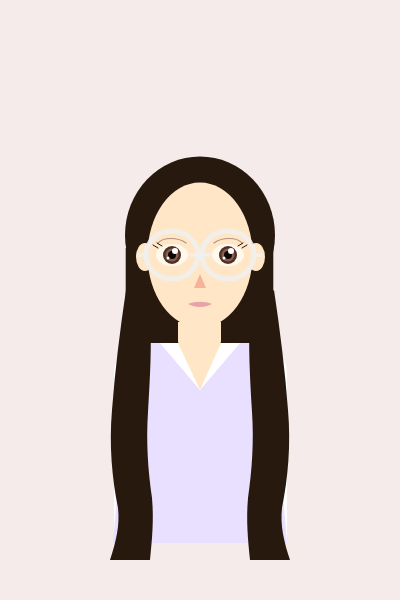
Frame 1 (no input)
Frame 2 (the mouse pressed at the canvas centre, redrawn once): identical to frame 1, image omitted

The p5.js sketch that drew this single still picture (run headless with seeded random() and noise() and a simulated clock; the mouse was pressed at the canvas centre and the sketch redrawn once):

// p5.js sketch
// ── sketch.js
// 과제 2 — 정적 캐릭터 일러스트
function setup() {
  createCanvas(400, 600);
  noLoop(); // 정적 작품
}
function draw() {
  background("#f5ebeb");
  noStroke();
  fill("#28190F");
  ellipse(200, 235, 150, 157);
  rect(125.7, 248, 55, 88, 0, 0, 0, 10);
  rect(218.3, 248, 55, 88, 0, 0, 10, 0);
  ellipse(200, 350, 160, 100);
  fill(255);
  rect(114, 343, 173, 200, 30, 30, 0, 0);
  fill("#e9e0ff");
  beginShape();
  vertex(130, 343);
  vertex(270, 343);
  vertex(287, 543);
  vertex(113, 543);
  endShape(CLOSE);
  fill(255);
  triangle(200, 390, 160, 343, 200, 343);
  triangle(200, 390, 240, 343, 200, 343);
  fill("#ffe6c7");
  rect(178, 322, 43, 29, 0, 0, 10, 10);
  fill("#ffe6c7");
  triangle(178, 343, 200, 390, 221, 343);
  fill("#ffe6c7");
  ellipse(200, 255, 105, 145);
  fill("#ffe6c7");
  ellipse(256, 257, 18, 28);
  ellipse(145, 257, 18, 28);
  let lEyeX = 172;
  let rEyeX = 228;
  let eyeY = 255;
  stroke("#B19580");
  strokeWeight(1.2);
  noFill();
  bezier(158, 243, 163, 237, 178, 237, 186, 243);
  bezier(242, 243, 237, 237, 222, 237, 214, 243);
  noStroke();
  fill("#FFF8ED");
  ellipse(lEyeX, eyeY, 32, 22);
  ellipse(rEyeX, eyeY, 32, 22);
  fill("#4D3128");
  ellipse(lEyeX, eyeY, 18, 18);
  ellipse(rEyeX, eyeY, 18, 18);
  fill("#8B5E4F");
  ellipse(lEyeX, eyeY, 13, 13);
  ellipse(rEyeX, eyeY, 13, 13);
  fill("#0D0705");
  ellipse(lEyeX, eyeY, 8, 8);
  ellipse(rEyeX, eyeY, 8, 8);
  fill(255);
  ellipse(lEyeX + 3, eyeY - 4, 6, 6);
  ellipse(rEyeX + 3, eyeY - 4, 6, 6);
  ellipse(lEyeX - 4, eyeY + 3, 3, 3);
  ellipse(rEyeX - 4, eyeY + 3, 3, 3);
  stroke("#28190F");
  strokeWeight(1);
  noFill();
  line(158, 248, 153, 245);
  line(162, 246, 157, 243);
  line(242, 248, 247, 245);
  line(238, 246, 243, 243);
  noStroke();
  fill("#F4B39A");
  triangle(200, 274, 194, 288, 206, 288);
  fill("#E8A2A8");
  beginShape();
  vertex(188, 304);
  bezierVertex(195, 301, 205, 301, 212, 304);
  bezierVertex(205, 308, 195, 308, 188, 304);
  endShape(CLOSE);
  stroke(240, 240, 240, 220);
  strokeWeight(5);
  noFill();
  ellipse(lEyeX, eyeY, 52, 48);
  ellipse(rEyeX, eyeY, 52, 48);
  strokeWeight(3.5);
  line(190, eyeY, 210, eyeY);
  line(146, eyeY, 138, eyeY);
  line(254, eyeY, 262, eyeY);
  noStroke();
  fill("#28190F");
  beginShape();
  vertex(126, 290);
  bezierVertex(120, 330, 115, 370, 112, 410);
  bezierVertex(109, 445, 112, 478, 118, 508);
  bezierVertex(120, 525, 116, 542, 110, 560);
  vertex(150, 560);
  bezierVertex(152, 540, 154, 520, 152, 498);
  bezierVertex(148, 470, 146, 442, 148, 412);
  bezierVertex(150, 378, 152, 345, 150, 310);
  endShape(CLOSE);
  beginShape();
  vertex(274, 290);
  bezierVertex(280, 330, 285, 370, 288, 410);
  bezierVertex(291, 445, 288, 478, 282, 508);
  bezierVertex(280, 525, 284, 542, 290, 560);
  vertex(250, 560);
  bezierVertex(248, 540, 246, 520, 248, 498);
  bezierVertex(252, 470, 254, 442, 252, 412);
  bezierVertex(250, 378, 248, 345, 250, 310);
  endShape(CLOSE);
}
